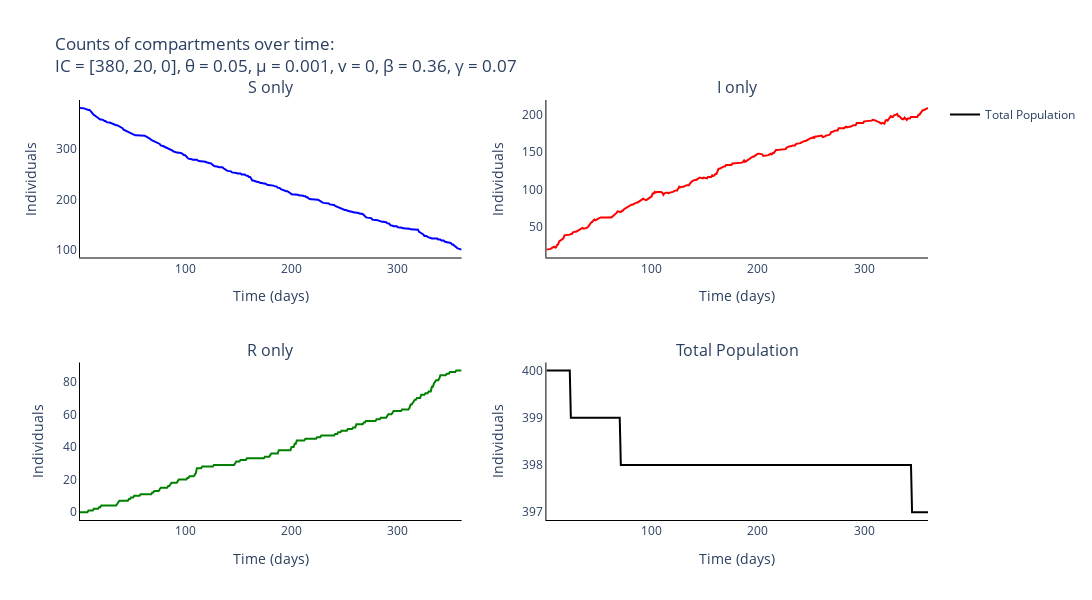

The code cell stored with this chart in its notebook:
### Code cell
# Trace names - represent the type of individuals for the simulation
trace_name = ['{}'.format(s) for s in compartments]

# Names of panels
panels = ['{} only'.format(s) for s in compartments] + ['Total Population']

fig = go.Figure()
fig = make_subplots(rows=int(np.ceil(len(panels)/2)), cols=2, subplot_titles=tuple('{}'.format(p) for p in panels))

# Add traces to the separate counts panels
for s, spec in enumerate(compartments):
    for _ in range(num_experiments):
        fig.add_trace(
            go.Scatter(
                y=output_algorithm[_, :, s].tolist(),
                x=times,
                mode='lines',
                name=trace_name[s],
                line_color=colours[s],
                showlegend=False,
            ),
            row= int(np.floor(s / 2)) + 1,
            col= s % 2 + 1
        )

fig.add_trace(
    go.Scatter(
        y=np.mean(np.sum(output_algorithm, axis=2), axis=0).tolist(),
        x=times,
        mode='lines',
        name='Total Population',
        line_color='black'
    ),
    row= 2,
    col= 2
)

# Add axis labels
fig.update_layout(
    title='Counts of compartments over time:<br>IC = {}, θ = {}, μ = {}, v = {}, β = {:.2f}, γ = {:.2f}'.format(parameters[0:3], parameters[3], parameters[4], parameters[5], parameters[6], parameters[7]),
    width=1100, 
    height=600,
    plot_bgcolor='white',
    xaxis=dict(
        linecolor='black',
        title = 'Time (days)'
        ),
    yaxis=dict(
        linecolor='black',
        title = 'Individuals'),
    xaxis2=dict(
        linecolor='black',
        title = 'Time (days)'
        ),
    yaxis2=dict(
        linecolor='black',
        title = 'Individuals'),
    xaxis3=dict(
        linecolor='black',
        title = 'Time (days)'
        ),
    yaxis3=dict(
        linecolor='black',
        title = 'Individuals'),
    xaxis4=dict(
        linecolor='black',
        title = 'Time (days)'
        ),
    yaxis4=dict(
        linecolor='black',
        title = 'Individuals')
    #legend=dict(
    #    orientation="h",
    #    yanchor="bottom",
    #    y=1.02,
    #    xanchor="right",
    #    x=1
    #)
    )

fig.write_image('images/SIR-gillespie-separate.pdf')
fig.show()

### Figure 1 — Plotly figure (JSON) as saved in the notebook; plotly's stock layout.template omitted (floating-point values rounded to 4 significant figures; data arrays with more than 128 entries replaced by an {"elided": "..."} marker saying what was removed)
{"data": [{"line": {"color": "blue"}, "mode": "lines", "name": "S", "showlegend": false, "type": "scatter", "x": {"elided": "360 int values"}, "xaxis": "x", "y": {"elided": "360 int values"}, "yaxis": "y"}, {"line": {"color": "red"}, "mode": "lines", "name": "I", "showlegend": false, "type": "scatter", "x": {"elided": "360 int values"}, "xaxis": "x2", "y": {"elided": "360 int values"}, "yaxis": "y2"}, {"line": {"color": "green"}, "mode": "lines", "name": "R", "showlegend": false, "type": "scatter", "x": {"elided": "360 int values"}, "xaxis": "x3", "y": {"elided": "360 int values"}, "yaxis": "y3"}, {"line": {"color": "black"}, "mode": "lines", "name": "Total Population", "type": "scatter", "x": {"elided": "360 int values"}, "xaxis": "x4", "y": {"elided": "360 int values"}, "yaxis": "y4"}], "layout": {"annotations": [{"font": {"size": 16}, "showarrow": false, "text": "S only", "x": 0.225, "xanchor": "center", "xref": "paper", "y": 1, "yanchor": "bottom", "yref": "paper"}, {"font": {"size": 16}, "showarrow": false, "text": "I only", "x": 0.775, "xanchor": "center", "xref": "paper", "y": 1, "yanchor": "bottom", "yref": "paper"}, {"font": {"size": 16}, "showarrow": false, "text": "R only", "x": 0.225, "xanchor": "center", "xref": "paper", "y": 0.375, "yanchor": "bottom", "yref": "paper"}, {"font": {"size": 16}, "showarrow": false, "text": "Total Population", "x": 0.775, "xanchor": "center", "xref": "paper", "y": 0.375, "yanchor": "bottom", "yref": "paper"}], "height": 600, "plot_bgcolor": "white", "title": {"text": "Counts of compartments over time:<br>IC = [380, 20, 0], θ = 0.05, μ = 0.001, v = 0, β = 0.36, γ = 0.07"}, "width": 1100, "xaxis": {"anchor": "y", "domain": [0, 0.45], "linecolor": "black", "title": {"text": "Time (days)"}}, "xaxis2": {"anchor": "y2", "domain": [0.55, 1], "linecolor": "black", "title": {"text": "Time (days)"}}, "xaxis3": {"anchor": "y3", "domain": [0, 0.45], "linecolor": "black", "title": {"text": "Time (days)"}}, "xaxis4": {"anchor": "y4", "domain": [0.55, 1], "linecolor": "black", "title": {"text": "Time (days)"}}, "yaxis": {"anchor": "x", "domain": [0.625, 1], "linecolor": "black", "title": {"text": "Individuals"}}, "yaxis2": {"anchor": "x2", "domain": [0.625, 1], "linecolor": "black", "title": {"text": "Individuals"}}, "yaxis3": {"anchor": "x3", "domain": [0, 0.375], "linecolor": "black", "title": {"text": "Individuals"}}, "yaxis4": {"anchor": "x4", "domain": [0, 0.375], "linecolor": "black", "title": {"text": "Individuals"}}}}
